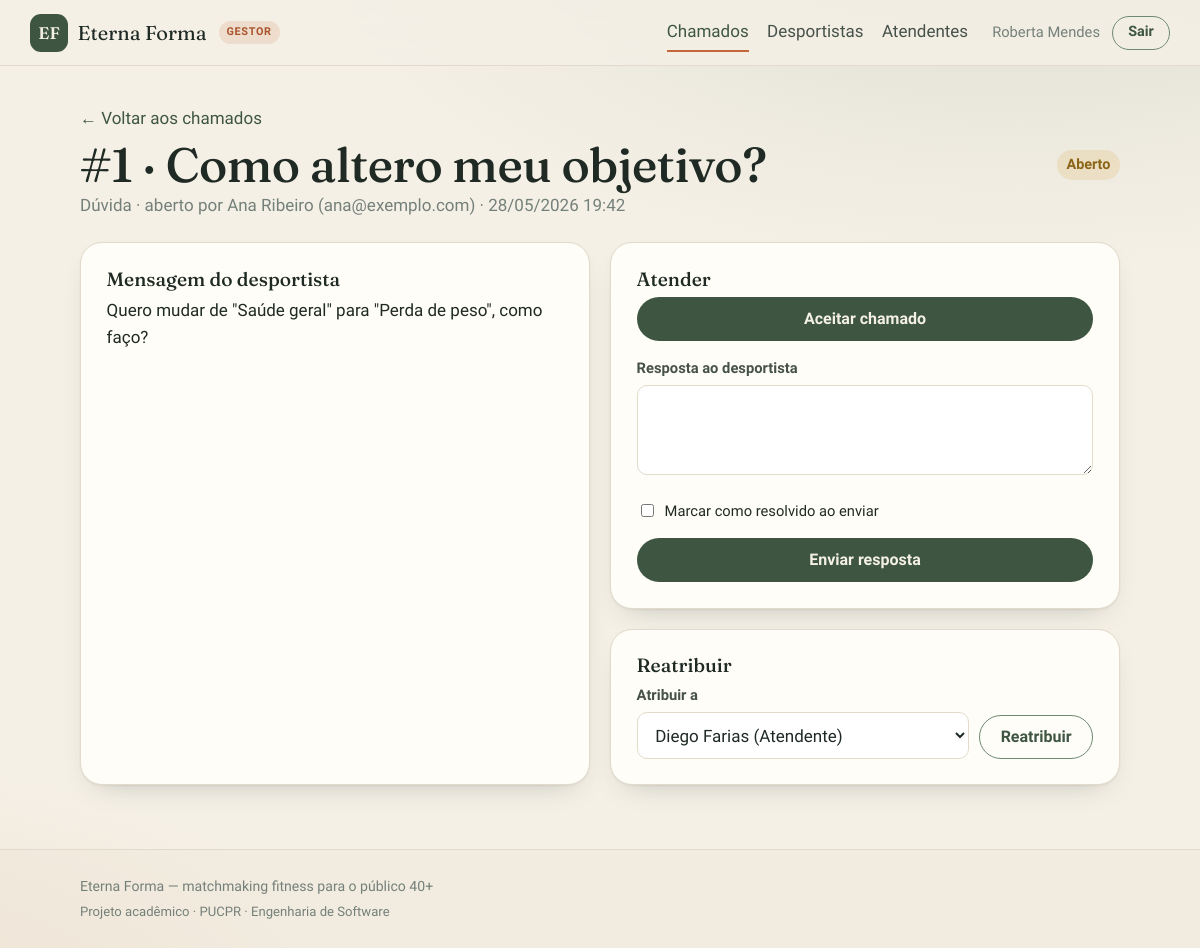
/chamado.php?id=1 (signed in), run on the app's committed database.
### tables this page shows
CREATE TABLE IF NOT EXISTS membros_equipe (
  id              INT AUTO_INCREMENT PRIMARY KEY,
  email           VARCHAR(255) NOT NULL UNIQUE,
  senha_hash      VARCHAR(255) NOT NULL,
  nome            VARCHAR(100) NOT NULL,
  papel           ENUM('Gestor','Atendente') NOT NULL DEFAULT 'Atendente',
  especialidade   VARCHAR(100) NULL,
  telefone        VARCHAR(30)  NULL,
  categorias      VARCHAR(255) NULL,    
  ativo           TINYINT(1)   NOT NULL DEFAULT 1,
  primeiro_acesso TINYINT(1)   NOT NULL DEFAULT 0,
  criado_por      INT          NULL,
  criado_em       TIMESTAMP    NOT NULL DEFAULT CURRENT_TIMESTAMP,
  last_login      TIMESTAMP    NULL
);

CREATE TABLE IF NOT EXISTS chamados_suporte (
  id            INT AUTO_INCREMENT PRIMARY KEY,
  usuario_id    INT NOT NULL,
  categoria     VARCHAR(50) NOT NULL,
  assunto       VARCHAR(255) NOT NULL,
  descricao     TEXT NOT NULL,
  status        ENUM('Aberto','Em Progresso','Resolvido','Encerrado') NOT NULL DEFAULT 'Aberto',
  atendente_id  INT NULL,
  resposta      TEXT NULL,
  data_resposta TIMESTAMP NULL,
  criado_em     TIMESTAMP NOT NULL DEFAULT CURRENT_TIMESTAMP,
  atualizado_em TIMESTAMP NOT NULL DEFAULT CURRENT_TIMESTAMP ON UPDATE CURRENT_TIMESTAMP,
  CONSTRAINT fk_chamado_usuario FOREIGN KEY (usuario_id) REFERENCES usuarios(id) ON DELETE CASCADE,
  CONSTRAINT fk_chamado_atendente FOREIGN KEY (atendente_id) REFERENCES membros_equipe(id) ON DELETE SET NULL
);

CREATE TABLE IF NOT EXISTS usuarios (
  id              INT AUTO_INCREMENT PRIMARY KEY,
  email           VARCHAR(255) NOT NULL UNIQUE,
  senha_hash      VARCHAR(255) NOT NULL,
  nome            VARCHAR(100) NOT NULL,
  data_nascimento DATE         NOT NULL,
  genero          CHAR(1)      NULL,
  cidade          VARCHAR(100) NULL,
  estado          VARCHAR(2)   NULL,
  ativo           TINYINT(1)   NOT NULL DEFAULT 1,
  criado_em       TIMESTAMP    NOT NULL DEFAULT CURRENT_TIMESTAMP,
  last_login      TIMESTAMP    NULL
);

### config/db.php (called while the page is built, shortened)
<?php
function db(): PDO
{
    static $pdo = null;
    if ($pdo instanceof PDO) {
        return $pdo;
    }
    $dsn = sprintf('mysql:host=%s;dbname=%s;charset=%s', DB_HOST, DB_NAME, DB_CHARSET);
    try {
        $pdo = new PDO($dsn, DB_USER, DB_PASS, [
            PDO::ATTR_ERRMODE            => PDO::ERRMODE_EXCEPTION,
            PDO::ATTR_DEFAULT_FETCH_MODE => PDO::FETCH_ASSOC,
            PDO::ATTR_EMULATE_PREPARES   => false,
        ]);
    } catch (PDOException $e) {
        http_response_code(500);
        exit('Erro ao conectar ao banco de dados. Verifique config/db.php. (' . $e->getMessage() . ')');
    }
    return $pdo;
}

### includes/auth.php (called while the page is built, shortened)
<?php
require_once __DIR__ . '/../config/db.php';
function tipo_conta(): ?string
{
    return $_SESSION['tipo'] ?? null;
}
function usuario_logado(): ?int
{
    return tipo_conta() === 'desportista' ? ($_SESSION['usuario_id'] ?? null) : null;
}
function membro_logado(): ?int
{
    return tipo_conta() === 'equipe' ? ($_SESSION['membro_id'] ?? null) : null;
}
function membro_atual(): ?array
{
    static $cache = null;
    if ($cache !== null) {
        return $cache;
    }
    $id = membro_logado();
    $stmt = db()->prepare('SELECT * FROM membros_equipe WHERE id = ?');
    $stmt->execute([$id]);
    $cache = $stmt->fetch() ?: null;
    return $cache;
}
function usuario_atual(): ?array
{
    $id = usuario_logado();
    if (!$id) {
        return null;
    }
    $stmt = db()->prepare('SELECT * FROM usuarios WHERE id = ?');
    $stmt->execute([$id]);
    $cache = $stmt->fetch() ?: null;
    return $cache;
}
function e(?string $texto): string
{
    return htmlspecialchars((string) $texto, ENT_QUOTES, 'UTF-8');
}

### chamado.php (the view, shortened to what this page needs)
<?php
require_once __DIR__ . '/includes/auth.php';
$m = membro_atual();
$id = (int) ($_GET['id'] ?? 0);
function carregar_chamado(int $id): ?array {
    $st = db()->prepare(
        'SELECT c.*, u.nome AS desportista, u.email AS desportista_email, me.nome AS atendente_nome
         FROM chamados_suporte c
         JOIN usuarios u ON u.id = c.usuario_id
         LEFT JOIN membros_equipe me ON me.id = c.atendente_id
         WHERE c.id = ?'
    );
    $st->execute([$id]);
    return $st->fetch() ?: null;
}
$ch = carregar_chamado($id);
$membros = [];
if ($m['papel'] === 'Gestor') {
    $membros = db()->query("SELECT id, nome, papel FROM membros_equipe WHERE ativo=1 ORDER BY nome")->fetchAll();
}
$pagina = 'painel';
require __DIR__ . '/includes/header.php';
$cls = ['Aberto'=>'pendente','Em Progresso'=>'pendente','Resolvido'=>'aceito','Encerrado'=>'rejeitado'][$ch['status']] ?? 'pendente';
?>
<p style="margin-bottom:.5rem;"><a href="painel.php">← Voltar aos chamados</a></p>
<div style="display:flex;justify-content:space-between;align-items:center;gap:1rem;flex-wrap:wrap;">
  <h1 style="margin:0;">#<?= (int)$ch['id'] ?> · <?= e($ch['assunto']) ?></h1>
  <span class="badge badge--<?= $cls ?>" style="font-size:.9rem;"><?= e($ch['status']) ?></span>
</div>
<p class="muted">
  <?= e($ch['categoria']) ?> · aberto por <?= e($ch['desportista']) ?> (<?= e($ch['desportista_email']) ?>) ·
  <?= e(date('d/m/Y H:i', strtotime($ch['criado_em']))) ?>
</p>
<div class="grade grade--2 mt-2">
  <div class="card">
    <h3>Mensagem do desportista</h3>
    <p style="white-space:pre-wrap;"><?= e($ch['descricao']) ?></p>
  </div>
  <div>
    <?php if (in_array($ch['status'], ['Aberto','Em Progresso'], true)): ?>
      <div class="card">
        <h3>Atender</h3>
        <?php if ($ch['status'] === 'Aberto'): ?>
          <form method="post" style="margin-bottom:1rem;">
            <button class="btn btn--block">Aceitar chamado</button>
          </form>
        <?php endif; ?>
        <form method="post">
          <div class="campo">
            <label for="resposta">Resposta ao desportista</label>
            <textarea id="resposta" name="resposta" required><?= e($ch['resposta'] ?? '') ?></textarea>
          </div>
          <label style="display:flex;gap:.5rem;align-items:center;font-size:.92rem;margin-bottom:1rem;">
            <input type="checkbox" name="resolver" value="1" style="width:auto;">
            Marcar como resolvido ao enviar
          </label>
          <button class="btn btn--block">Enviar resposta</button>
        </form>
      </div>
    <?php endif; ?>
    <?php if ($m['papel'] === 'Gestor' && $membros): ?>
      <div class="card">
        <h3>Reatribuir</h3>
        <form method="post" style="display:flex;gap:.6rem;align-items:flex-end;flex-wrap:wrap;">
          <div class="campo" style="margin:0;flex:1;min-width:160px;">
            <label for="atendente_id">Atribuir a</label>
            <select id="atendente_id" name="atendente_id">
              <?php foreach ($membros as $mm): ?>
                <option value="<?= (int)$mm['id'] ?>" <?= (int)$ch['atendente_id']===(int)$mm['id']?'selected':'' ?>>
                  <?= e($mm['nome']) ?> (<?= e($mm['papel']) ?>)
                </option>
              <?php endforeach; ?>
            </select>
          </div>
          <button class="btn btn--ghost">Reatribuir</button>
        </form>
      </div>
    <?php endif; ?>
  </div>
</div>
<?php require __DIR__ . '/includes/footer.php'; ?>

### includes/header.php (shortened to what this page needs)
<?php
require_once __DIR__ . '/auth.php';
$u = usuario_atual();
$m = membro_atual();
$logado = $u ?: $m;
$nome = $logado['nome'] ?? '';
$pagina = $pagina ?? '';
$home = $u ? 'dashboard.php' : ($m ? 'painel.php' : 'index.php');
?>
<!DOCTYPE html>
<html lang="pt-BR">
<head>
  <link rel="stylesheet" href="assets/css/style.css">
</head>
<body>
<header class="topo">
  <div class="topo__inner">
    <a class="marca" href="<?= $home ?>">
      <span class="marca__sigla">EF</span>
      <span class="marca__nome">Eterna&nbsp;Forma</span>
      <?php if ($m): ?><span class="marca__tag"><?= e($m['papel']) ?></span><?php endif; ?>
    </a>
    <?php if ($u):  ?>
      <nav class="nav">
        <a href="dashboard.php" class="<?= $pagina==='dashboard'?'is-ativo':'' ?>">Início</a>
        <a href="buscar.php"    class="<?= $pagina==='buscar'?'is-ativo':'' ?>">Buscar parceiros</a>
        <a href="matches.php"   class="<?= $pagina==='matches'?'is-ativo':'' ?>">Meus matches</a>
        <a href="treinos.php"   class="<?= $pagina==='treinos'?'is-ativo':'' ?>">Meus treinos</a>
        <a href="perfil.php"    class="<?= $pagina==='perfil'?'is-ativo':'' ?>">Meu perfil</a>
        <a href="suporte.php"   class="<?= $pagina==='suporte'?'is-ativo':'' ?>">Suporte</a>
      </nav>
      <div class="nav__user">
        <span class="nav__ola">Olá, <?= e(explode(' ', $nome)[0]) ?></span>
        <a class="btn btn--ghost btn--sm" href="logout.php">Sair</a>
      </div>
    <?php elseif ($m):  ?>
      <nav class="nav">
        <a href="painel.php"     class="<?= $pagina==='painel'?'is-ativo':'' ?>">Chamados</a>
        <a href="desportistas.php" class="<?= $pagina==='desportistas'?'is-ativo':'' ?>">Desportistas</a>
        <?php if ($m['papel']==='Gestor'): ?>
          <a href="atendentes.php" class="<?= $pagina==='atendentes'?'is-ativo':'' ?>">Atendentes</a>
        <?php endif; ?>
      </nav>
      <div class="nav__user">
        <span class="nav__ola"><?= e($nome) ?></span>
        <a class="btn btn--ghost btn--sm" href="logout.php">Sair</a>
      </div>
    <?php endif; ?>
  </div>
</header>
<main class="conteudo">

### assets/css/style.css (style rules this page uses)
:root { --bone: #f5f0e6; --bone-2: #efe8da; --card: #fffdf8; --ink: #1f2a24; --ink-soft: #46514a; --muted: #74807a; --line: #e2dbcb; --sage: #3e5641; --sage-deep: #2c3e30; --sage-soft: #6f8a72; --terra: #c2683a; --terra-deep: #a9542b; --gold: #d8a23c; --ok: #3e7d54; --warn: #b5852a; --radius: 14px; --radius-lg: 22px; --shadow: 0 1px 2px rgba(31,42,36,.06), 0 12px 30px -18px rgba(31,42,36,.35); --shadow-lift: 0 2px 4px rgba(31,42,36,.08), 0 22px 50px -22px rgba(31,42,36,.45); }
* { box-sizing: border-box; }
html { -webkit-text-size-adjust: 100%; }
body { margin: 0; font-family: 'Hanken Grotesk', system-ui, sans-serif; font-size: 17px; line-height: 1.55; color: var(--ink); background: radial-gradient(1200px 600px at 85% -10%, rgba(111,138,114,.18), transparent 60%), radial-gradient(900px 500px at -10% 110%, rgba(194,104,58,.12), transparent 55%), var(--bone); min-height: 100vh; }
h1, h2, h3 { font-family: 'Fraunces', Georgia, serif; font-weight: 500; line-height: 1.1; color: var(--ink); margin: 0 0 .4em; }
h1 { font-size: clamp(2rem, 4vw, 3rem); letter-spacing: -.01em; }
h3 { font-size: 1.2rem; }
a { color: var(--sage); text-decoration: none; }
p { margin: 0 0 1rem; }
.conteudo { max-width: 1080px; margin: 0 auto; padding: 2.4rem 1.25rem 4rem; }
.topo { position: sticky; top: 0; z-index: 20; background: rgba(245,240,230,.82); backdrop-filter: blur(12px); border-bottom: 1px solid var(--line); }
.topo__inner { max-width: 1180px; margin: 0 auto; padding: .85rem 1.25rem; display: flex; align-items: center; gap: 1.5rem; }
.marca { display: flex; align-items: center; gap: .6rem; text-decoration: none; }
.marca__sigla { display: grid; place-items: center; width: 38px; height: 38px; border-radius: 11px; background: var(--sage); color: #f3efe4; font-family: 'Fraunces', serif; font-weight: 600; font-size: 1.05rem; }
.marca__nome { font-family: 'Fraunces', serif; font-size: 1.25rem; color: var(--ink); }
.marca__tag { font-size: .68rem; font-weight: 700; letter-spacing: .06em; text-transform: uppercase; color: var(--terra-deep); background: rgba(194,104,58,.14); padding: .2rem .5rem; border-radius: 999px; margin-left: .15rem; }
.nav { display: flex; align-items: center; gap: 1.15rem; margin-left: auto; }
.nav a:not(.btn) { color: var(--ink-soft); font-weight: 500; padding: .3rem 0; border-bottom: 2px solid transparent; text-decoration: none; }
.nav a.is-ativo { color: var(--sage); border-bottom-color: var(--terra); }
.nav__user { display: flex; align-items: center; gap: .75rem; }
.nav__ola { color: var(--muted); font-size: .92rem; }
.btn { display: inline-flex; align-items: center; justify-content: center; gap: .45rem; font-family: inherit; font-weight: 600; font-size: 1rem; line-height: 1; padding: .8rem 1.3rem; border-radius: 999px; cursor: pointer; border: 1px solid transparent; background: var(--sage); color: #f4f0e6; transition: transform .12s ease, box-shadow .2s ease, background .2s ease; text-decoration: none; }
.btn--ghost { background: transparent; color: var(--sage); border-color: var(--sage-soft); }
.btn--sm { padding: .55rem .95rem; font-size: .9rem; }
.btn--block { width: 100%; }
.card { background: var(--card); border: 1px solid var(--line); border-radius: var(--radius-lg); box-shadow: var(--shadow); padding: 1.6rem; }
.card + .card { margin-top: 1.25rem; }
.grade { display: grid; gap: 1.25rem; }
.grade--2 { grid-template-columns: 1fr 1fr; }
.campo { margin-bottom: 1.05rem; }
.campo label { display: block; font-weight: 600; font-size: .92rem; color: var(--ink-soft); margin-bottom: .35rem; }
.campo input, .campo select, .campo textarea { width: 100%; padding: .7rem .85rem; font: inherit; color: var(--ink); background: #fff; border: 1px solid var(--line); border-radius: 10px; transition: border-color .15s ease, box-shadow .15s ease; }
.campo textarea { resize: vertical; min-height: 90px; }
.badge { display: inline-block; font-size: .78rem; font-weight: 600; padding: .25rem .6rem; border-radius: 999px; }
.badge--pendente { background: rgba(216,162,60,.18); color: #8a6516; }
.mt-2 { margin-top: 1.5rem; }
.muted { color: var(--muted); }

### data on the page
membros_equipe: papel "GESTOR", nome "Roberta Mendes"
chamados_suporte: id "1", assunto "Como altero meu objetivo?", status "Aberto", categoria "Dúvida", usuario.nome "Ana Ribeiro", usuario.email "ana@exemplo.com", criado_em "28/05/2026 19:42", descricao "Quero mudar de \"Saúde geral\" para \"Perda de peso\", como faço?"

### other printed values
form field atendente_id "Diego Farias (Atendente)"
